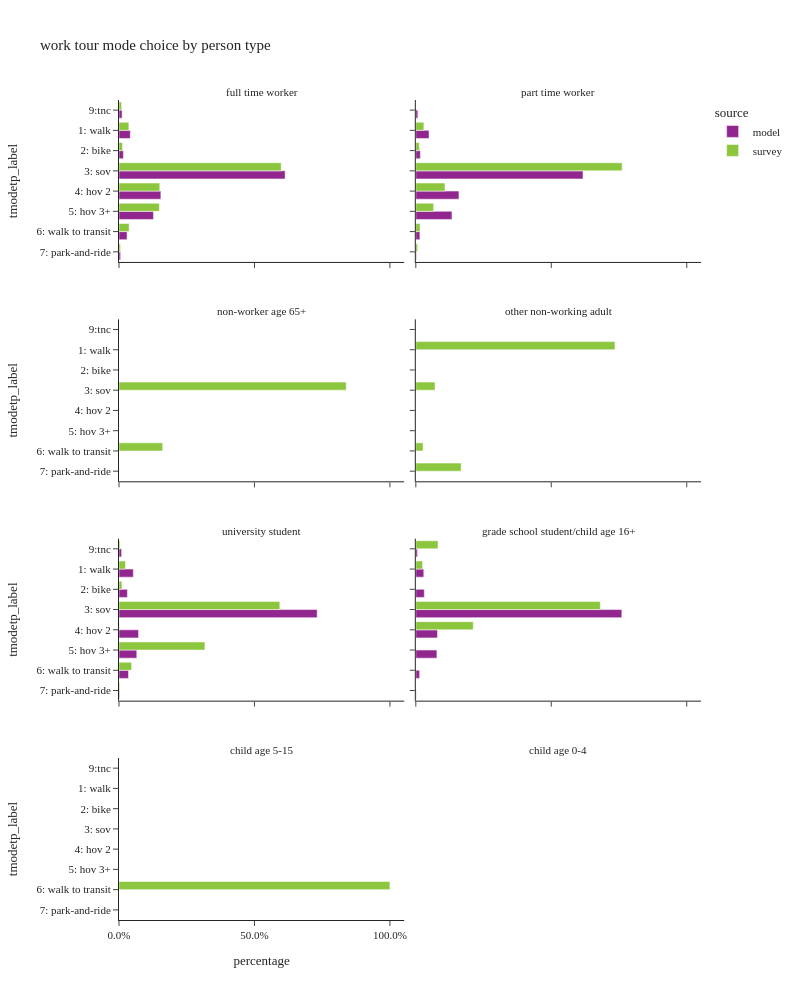

Write notebook code for a chart like this one.
### Code cell
plot_mode_choice(wk_tour,"pptyp_label",
                 {"pptyp_label":["full time worker","part time worker","non-worker age 65+","other non-working adult",
                                 "university student","grade school student/child age 16+","child age 5-15","child age 0-4"],
                  "tmodetp_label":["1: walk","2: bike","3: sov","4: hov 2","5: hov 3+","6: walk to transit",
                                   "7: park-and-ride","8: school bus","9: other–survey only"]},
                 "person type",2,1000)

### Figure 1 — Plotly figure (JSON) as saved in the notebook; plotly's stock layout.template omitted (floating-point values rounded to 4 significant figures)
{"data": [{"alignmentgroup": "True", "customdata": [[42582], [18951], [879271], [227700], [189352], [32377], [8017], [11342]], "hovertemplate": "source=model<br>pptyp_label=full time worker<br>percentage=%{x}<br>tmodetp_label=%{y}<br>sample count=%{customdata[0]}<extra></extra>", "legendgroup": "model", "marker": {"color": "#91268F", "pattern": {"shape": ""}}, "name": "model", "offsetgroup": "model", "orientation": "h", "showlegend": true, "textposition": "auto", "type": "bar", "x": [0.04167, 0.01625, 0.6132, 0.1545, 0.1272, 0.02977, 0.00595, 0.0114], "xaxis": "x7", "y": ["1: walk", "2: bike", "3: sov", "4: hov 2", "5: hov 3+", "6: walk to transit", "7: park-and-ride", "9:tnc"], "yaxis": "y7"}, {"alignmentgroup": "True", "customdata": [[126], [93], [836], [148], [74], [214], [16], [13]], "hovertemplate": "source=survey<br>pptyp_label=full time worker<br>percentage=%{x}<br>tmodetp_label=%{y}<br>sample count=%{customdata[0]}<extra></extra>", "legendgroup": "survey", "marker": {"color": "#8CC63E", "pattern": {"shape": ""}}, "name": "survey", "offsetgroup": "survey", "orientation": "h", "showlegend": true, "textposition": "auto", "type": "bar", "x": [0.03634, 0.0131, 0.5987, 0.1505, 0.1488, 0.03745, 0.005458, 0.009663], "xaxis": "x7", "y": ["1: walk", "2: bike", "3: sov", "4: hov 2", "5: hov 3+", "6: walk to transit", "7: park-and-ride", "9:tnc"], "yaxis": "y7"}, {"alignmentgroup": "True", "customdata": [[10599], [4090], [163615], [41919], [35164], [3156], [548], [1601]], "hovertemplate": "source=model<br>pptyp_label=part time worker<br>percentage=%{x}<br>tmodetp_label=%{y}<br>sample count=%{customdata[0]}<extra></extra>", "legendgroup": "model", "marker": {"color": "#91268F", "pattern": {"shape": ""}}, "name": "model", "offsetgroup": "model", "orientation": "h", "showlegend": false, "textposition": "auto", "type": "bar", "x": [0.04873, 0.0167, 0.6171, 0.1592, 0.1334, 0.01499, 0.002335, 0.007505], "xaxis": "x8", "y": ["1: walk", "2: bike", "3: sov", "4: hov 2", "5: hov 3+", "6: walk to transit", "7: park-and-ride", "9:tnc"], "yaxis": "y8"}, {"alignmentgroup": "True", "customdata": [[19], [9], [152], [26], [10], [28], [2], [1]], "hovertemplate": "source=survey<br>pptyp_label=part time worker<br>percentage=%{x}<br>tmodetp_label=%{y}<br>sample count=%{customdata[0]}<extra></extra>", "legendgroup": "survey", "marker": {"color": "#8CC63E", "pattern": {"shape": ""}}, "name": "survey", "offsetgroup": "survey", "orientation": "h", "showlegend": false, "textposition": "auto", "type": "bar", "x": [0.0297, 0.01303, 0.7616, 0.1077, 0.06589, 0.0156, 0.006471, 5.638e-05], "xaxis": "x8", "y": ["1: walk", "2: bike", "3: sov", "4: hov 2", "5: hov 3+", "6: walk to transit", "7: park-and-ride", "9:tnc"], "yaxis": "y8"}, {"alignmentgroup": "True", "customdata": [[2], [2]], "hovertemplate": "source=survey<br>pptyp_label=non-worker age 65+<br>percentage=%{x}<br>tmodetp_label=%{y}<br>sample count=%{customdata[0]}<extra></extra>", "legendgroup": "survey", "marker": {"color": "#8CC63E", "pattern": {"shape": ""}}, "name": "survey", "offsetgroup": "survey", "orientation": "h", "showlegend": false, "textposition": "auto", "type": "bar", "x": [0.8388, 0.1612], "xaxis": "x5", "y": ["3: sov", "6: walk to transit"], "yaxis": "y5"}, {"alignmentgroup": "True", "customdata": [[2], [1], [1], [1]], "hovertemplate": "source=survey<br>pptyp_label=other non-working adult<br>percentage=%{x}<br>tmodetp_label=%{y}<br>sample count=%{customdata[0]}<extra></extra>", "legendgroup": "survey", "marker": {"color": "#8CC63E", "pattern": {"shape": ""}}, "name": "survey", "offsetgroup": "survey", "orientation": "h", "showlegend": false, "textposition": "auto", "type": "bar", "x": [0.7351, 0.07087, 0.02678, 0.1673], "xaxis": "x6", "y": ["1: walk", "3: sov", "6: walk to transit", "7: park-and-ride"], "yaxis": "y6"}, {"alignmentgroup": "True", "customdata": [[2202], [1400], [38331], [3897], [3754], [1174], [89], [346]], "hovertemplate": "source=model<br>pptyp_label=university student<br>percentage=%{x}<br>tmodetp_label=%{y}<br>sample count=%{customdata[0]}<extra></extra>", "legendgroup": "model", "marker": {"color": "#91268F", "pattern": {"shape": ""}}, "name": "model", "offsetgroup": "model", "orientation": "h", "showlegend": false, "textposition": "auto", "type": "bar", "x": [0.05287, 0.03096, 0.7314, 0.07217, 0.06571, 0.03506, 0.002265, 0.009545], "xaxis": "x3", "y": ["1: walk", "2: bike", "3: sov", "4: hov 2", "5: hov 3+", "6: walk to transit", "7: park-and-ride", "9:tnc"], "yaxis": "y3"}, {"alignmentgroup": "True", "customdata": [[7], [2], [16], [1], [1], [11], [1], [1]], "hovertemplate": "source=survey<br>pptyp_label=university student<br>percentage=%{x}<br>tmodetp_label=%{y}<br>sample count=%{customdata[0]}<extra></extra>", "legendgroup": "survey", "marker": {"color": "#8CC63E", "pattern": {"shape": ""}}, "name": "survey", "offsetgroup": "survey", "orientation": "h", "showlegend": false, "textposition": "auto", "type": "bar", "x": [0.02381, 0.01071, 0.5936, 0.001882, 0.3171, 0.04645, 0.002768, 0.003679], "xaxis": "x3", "y": ["1: walk", "2: bike", "3: sov", "4: hov 2", "5: hov 3+", "6: walk to transit", "7: park-and-ride", "9:tnc"], "yaxis": "y3"}, {"alignmentgroup": "True", "customdata": [[608], [656], [17460], [1833], [1734], [237], [27], [136]], "hovertemplate": "source=model<br>pptyp_label=grade school student/child age 16+<br>percentage=%{x}<br>tmodetp_label=%{y}<br>sample count=%{customdata[0]}<extra></extra>", "legendgroup": "model", "marker": {"color": "#91268F", "pattern": {"shape": ""}}, "name": "model", "offsetgroup": "model", "orientation": "h", "showlegend": false, "textposition": "auto", "type": "bar", "x": [0.02941, 0.03133, 0.7604, 0.0799, 0.07779, 0.01398, 0.001321, 0.005907], "xaxis": "x4", "y": ["1: walk", "2: bike", "3: sov", "4: hov 2", "5: hov 3+", "6: walk to transit", "7: park-and-ride", "9:tnc"], "yaxis": "y4"}, {"alignmentgroup": "True", "customdata": [[1], [5], [1], [1]], "hovertemplate": "source=survey<br>pptyp_label=grade school student/child age 16+<br>percentage=%{x}<br>tmodetp_label=%{y}<br>sample count=%{customdata[0]}<extra></extra>", "legendgroup": "survey", "marker": {"color": "#8CC63E", "pattern": {"shape": ""}}, "name": "survey", "offsetgroup": "survey", "orientation": "h", "showlegend": false, "textposition": "auto", "type": "bar", "x": [0.02501, 0.681, 0.2121, 0.08193], "xaxis": "x4", "y": ["1: walk", "3: sov", "4: hov 2", "9:tnc"], "yaxis": "y4"}, {"alignmentgroup": "True", "customdata": [[1]], "hovertemplate": "source=survey<br>pptyp_label=child age 5-15<br>percentage=%{x}<br>tmodetp_label=%{y}<br>sample count=%{customdata[0]}<extra></extra>", "legendgroup": "survey", "marker": {"color": "#8CC63E", "pattern": {"shape": ""}}, "name": "survey", "offsetgroup": "survey", "orientation": "h", "showlegend": false, "textposition": "auto", "type": "bar", "x": [1.0], "xaxis": "x", "y": ["6: walk to transit"], "yaxis": "y"}], "layout": {"annotations": [{"font": {}, "showarrow": false, "text": "child age 5-15", "x": 0.245, "xanchor": "center", "xref": "paper", "y": 0.1975, "yanchor": "bottom", "yref": "paper"}, {"font": {}, "showarrow": false, "text": "child age 0-4", "x": 0.755, "xanchor": "center", "xref": "paper", "y": 0.1975, "yanchor": "bottom", "yref": "paper"}, {"font": {}, "showarrow": false, "text": "university student", "x": 0.245, "xanchor": "center", "xref": "paper", "y": 0.465, "yanchor": "bottom", "yref": "paper"}, {"font": {}, "showarrow": false, "text": "grade school student/child age 16+", "x": 0.755, "xanchor": "center", "xref": "paper", "y": 0.465, "yanchor": "bottom", "yref": "paper"}, {"font": {}, "showarrow": false, "text": "non-worker age 65+", "x": 0.245, "xanchor": "center", "xref": "paper", "y": 0.7325, "yanchor": "bottom", "yref": "paper"}, {"font": {}, "showarrow": false, "text": "other non-working adult", "x": 0.755, "xanchor": "center", "xref": "paper", "y": 0.7325, "yanchor": "bottom", "yref": "paper"}, {"font": {}, "showarrow": false, "text": "full time worker", "x": 0.245, "xanchor": "center", "xref": "paper", "y": 1.0, "yanchor": "bottom", "yref": "paper"}, {"font": {}, "showarrow": false, "text": "part time worker", "x": 0.755, "xanchor": "center", "xref": "paper", "y": 1.0, "yanchor": "bottom", "yref": "paper"}], "barmode": "group", "height": 1000, "legend": {"title": {"text": "source"}, "tracegroupgap": 0}, "title": {"text": "work tour mode choice by person type"}, "width": 800, "xaxis": {"anchor": "y", "domain": [0.0, 0.49], "tickformat": ".1%", "title": {"text": "percentage"}}, "xaxis2": {"anchor": "y2", "domain": [0.51, 1.0], "matches": "x", "tickformat": ".1%", "title": {"text": "percentage"}}, "xaxis3": {"anchor": "y3", "domain": [0.0, 0.49], "matches": "x", "showticklabels": false, "tickformat": ".1%"}, "xaxis4": {"anchor": "y4", "domain": [0.51, 1.0], "matches": "x", "showticklabels": false, "tickformat": ".1%"}, "xaxis5": {"anchor": "y5", "domain": [0.0, 0.49], "matches": "x", "showticklabels": false, "tickformat": ".1%"}, "xaxis6": {"anchor": "y6", "domain": [0.51, 1.0], "matches": "x", "showticklabels": false, "tickformat": ".1%"}, "xaxis7": {"anchor": "y7", "domain": [0.0, 0.49], "matches": "x", "showticklabels": false, "tickformat": ".1%"}, "xaxis8": {"anchor": "y8", "domain": [0.51, 1.0], "matches": "x", "showticklabels": false, "tickformat": ".1%"}, "yaxis": {"anchor": "x", "categoryarray": ["9: other–survey only", "8: school bus", "7: park-and-ride", "6: walk to transit", "5: hov 3+", "4: hov 2", "3: sov", "2: bike", "1: walk"], "categoryorder": "array", "domain": [0.0, 0.1975], "title": {"text": "tmodetp_label"}}, "yaxis2": {"anchor": "x2", "domain": [0.0, 0.1975], "matches": "y", "showticklabels": false}, "yaxis3": {"anchor": "x3", "categoryarray": ["9: other–survey only", "8: school bus", "7: park-and-ride", "6: walk to transit", "5: hov 3+", "4: hov 2", "3: sov", "2: bike", "1: walk"], "categoryorder": "array", "domain": [0.2675, 0.465], "matches": "y", "title": {"text": "tmodetp_label"}}, "yaxis4": {"anchor": "x4", "domain": [0.2675, 0.465], "matches": "y", "showticklabels": false}, "yaxis5": {"anchor": "x5", "categoryarray": ["9: other–survey only", "8: school bus", "7: park-and-ride", "6: walk to transit", "5: hov 3+", "4: hov 2", "3: sov", "2: bike", "1: walk"], "categoryorder": "array", "domain": [0.535, 0.7325], "matches": "y", "title": {"text": "tmodetp_label"}}, "yaxis6": {"anchor": "x6", "domain": [0.535, 0.7325], "matches": "y", "showticklabels": false}, "yaxis7": {"anchor": "x7", "categoryarray": ["9: other–survey only", "8: school bus", "7: park-and-ride", "6: walk to transit", "5: hov 3+", "4: hov 2", "3: sov", "2: bike", "1: walk"], "categoryorder": "array", "domain": [0.8025, 1.0], "matches": "y", "title": {"text": "tmodetp_label"}}, "yaxis8": {"anchor": "x8", "domain": [0.8025, 1.0], "matches": "y", "showticklabels": false}}}
